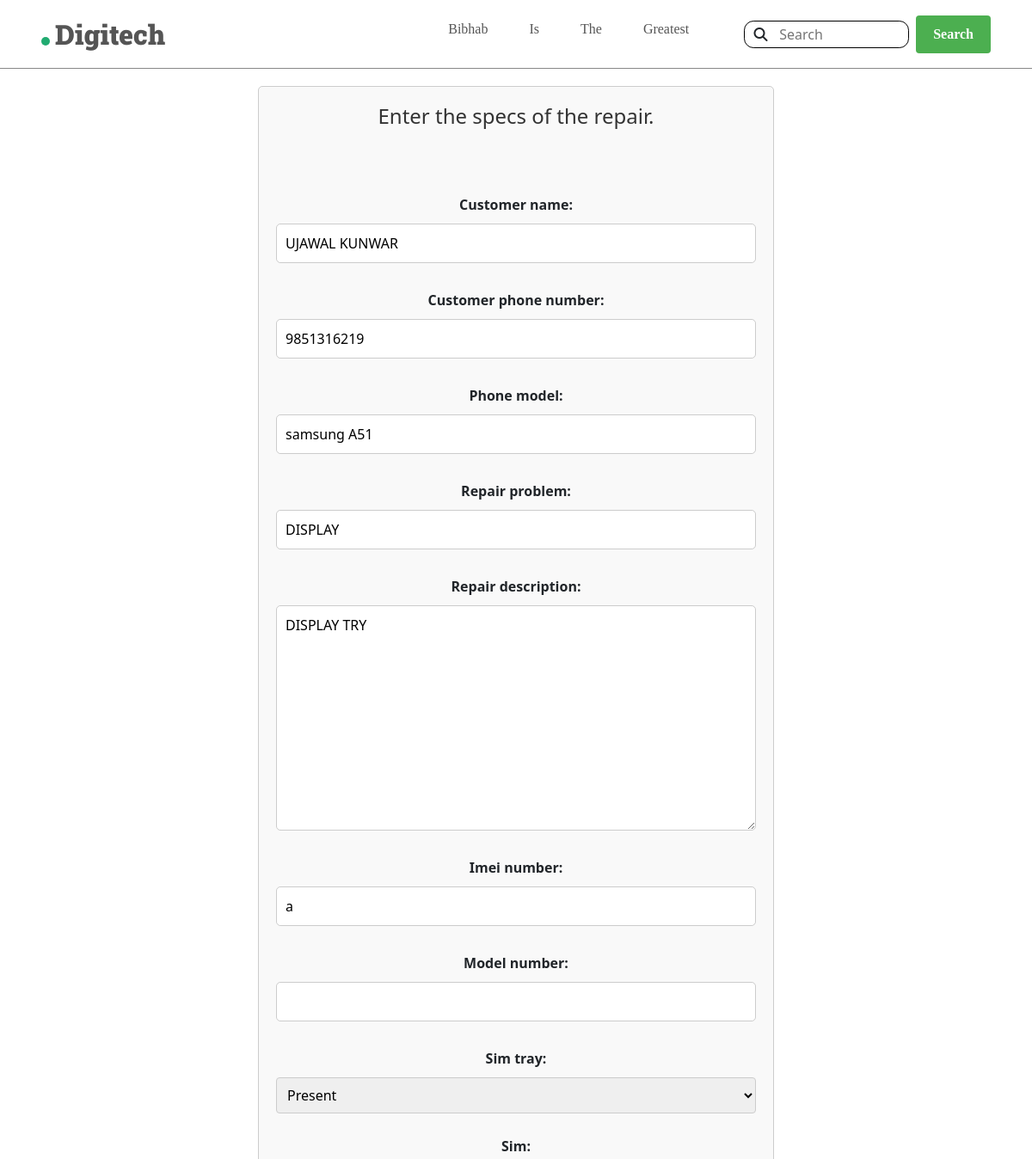
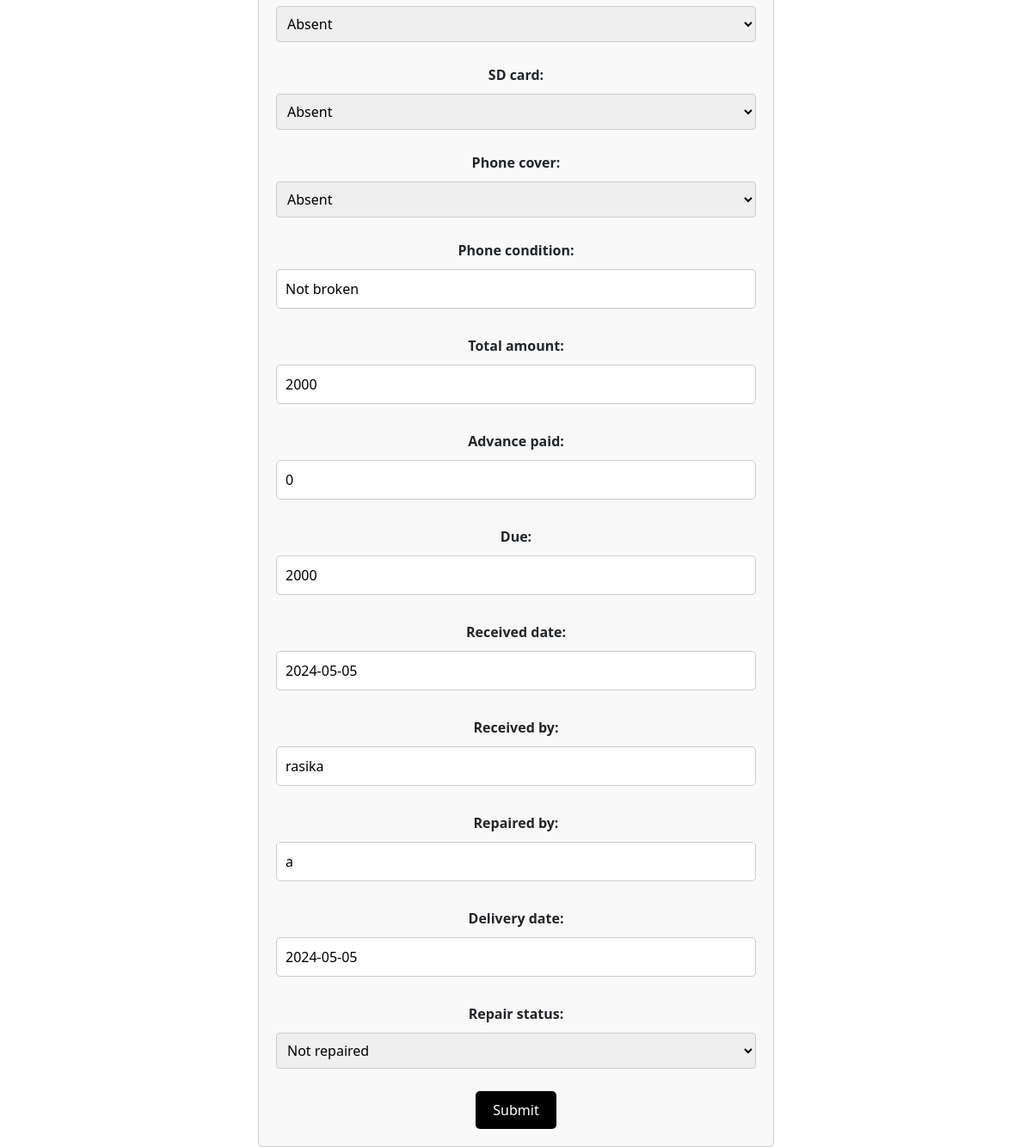
Page /repair/updateform/0GRbMlCw on the committed database (2 pictures, top to bottom).
### repair/models.py (models this page shows, shortened)
class Repair(models.Model):
    status_choices = [
        ("Not repaired", "Not repaired"),
        ("Repaired","Repaired"),
        ("Unrepairable","Unrepairable"),
        ("Outrepaired", "Outrepaired"),
        ("Completed","Completed")
    ]
    accessory_choices = [
        ("Present","Present"),
        ("Absent","Absent"),
    ]
    repair_id = models.CharField(max_length=8,blank=True)
    customer_name = models.CharField(max_length=30)
    customer_phone_number = models.CharField(max_length=10)
    phone_model = models.CharField(max_length=30)
    repair_problem = models.CharField(max_length=50)
    repair_description = models.TextField(null=True, blank=True)
    imei_number = models.CharField(max_length=30,null=True, blank=True)
    model_number = models.CharField(max_length=30,null=True, blank=True)
    sim_tray =models.CharField(max_length=20,choices=accessory_choices,default="Present")
    sim = models.CharField(max_length=20,choices=accessory_choices,default="Absent")
    SD_card = models.CharField(max_length=20,choices=accessory_choices,default="Absent")
    phone_cover = models.CharField(max_length=20,choices=accessory_choices,default="Absent")
    phone_condition = models.CharField(max_length=30,null=True, blank=True)
    total_amount = models.IntegerField()
    advance_paid = models.IntegerField()
    due = models.IntegerField()
    received_date = models.DateField(default=datetime.now)
    received_by = models.CharField(max_length=30)
    repaired_by = models.CharField(max_length=30,null=True, blank=True)
    delivery_date = models.DateField(default=datetime.now)
    repair_status=models.CharField(max_length=20,choices=status_choices,default="Not repaired")
    amount_paid = models.FloatField(null=True,blank=True)
    repair_cost_price = models.FloatField(null=True,blank=True)
    cost_price_description = models.CharField(max_length=50,null=True,blank=True)
    repair_profit = models.FloatField(null=True,blank=True)
    technician_profit = models.FloatField(null=True,blank=True)
    my_profit = models.FloatField(null=True, blank=True)
    outside_name = models.CharField(max_length=30,null=True,blank=True)
    outside_desc = models.CharField(max_length=30,null=True,blank=True)
    taken_by = models.CharField(max_length=30,null=True,blank=True)
    outside_cost = models.FloatField(null=True, blank=True)

### repair/views.py (the view, shortened to what this page needs)
# urls.py: path('updateform/<str:repair_id>', views.UpdateForm, name='updateform'),
def UpdateForm(request, repair_id):
    repair = Repair.objects.get(repair_id=repair_id)
    form = RepairForm(instance=repair)
    context = {'repair_form':form}
    print(form)
    return render(request,'repair/form.html', context)

### repair/forms.py
class RepairForm(ModelForm):
     class Meta:
        model = Repair
        fields = ['customer_name','customer_phone_number','phone_model','repair_problem','repair_description','imei_number','model_number','sim_tray','sim','SD_card','phone_cover','phone_condition','total_amount','advance_paid','due','received_date','received_by','repaired_by','delivery_date','repair_status']

### templates/repair/form.html (shortened to what this page needs)
{% extends 'repair/layout.html' %}
{% block body %}
<div class="form-container">
    <h3>Enter the specs of the repair.</h3>
    <br><br>
    <div>
        <form action="" method="post">
            {{ repair_form.as_p }}
            <input type="submit" style="background-color: black;">
        </form>
    </div>
</div>
{% endblock %}

### static/repair/repairHome.css (style rules this page uses)
label { display: block; margin-bottom: 5px; font-weight: bold; }
input[type="text"], input[type="tel"], select, textarea { width: 100%; padding: 8px; margin-bottom: 10px; border: 1px solid #ccc; border-radius: 4px; box-sizing: border-box; }
input[type="submit"] { background-color: #4caf50; color: white; padding: 10px 20px; border: none; border-radius: 4px; cursor: pointer; }
* { margin: 0; padding: 0; box-sizing: border-box; }
body { height: auto; width: 100vw; overflow-x: hidden; }
.form-container { max-width: 600px; margin: 0 auto; padding: 20px; border: 1px solid #ccc; border-radius: 5px; background-color: #f9f9f9; margin-top: 20px; text-align: center; }
.form-container h3 { font-size: 24px; color: #333; }
.form-container form { margin-top: 20px; }
.form-container label { display: block; margin-bottom: 10px; font-weight: bold; }
.form-container input[type="text"], .form-container input[type="number"], .form-container input[type="date"], .form-container textarea { width: 100%; padding: 10px; margin-bottom: 15px; border: 1px solid #ccc; border-radius: 5px; box-sizing: border-box; font-size: 16px; }
.form-container input[type="submit"] { background-color: #007bff; color: #fff; border: none; border-radius: 5px; padding: 10px 20px; cursor: pointer; }

### rows in the picture
Repair: customer_name "UJAWAL KUNWAR", customer_phone_number "9851316219", phone_model "samsung A51", repair_problem "DISPLAY", repair_description "DISPLAY TRY", imei_number "a", sim_tray "Present", sim "Absent", SD_card "Absent", phone_cover "Absent", phone_condition "Not broken", total_amount "2000", advance_paid "0", due "2000", received_date "2024-05-05", received_by "rasika", repaired_by "a", delivery_date "2024-05-05", repair_status "Not repaired"
